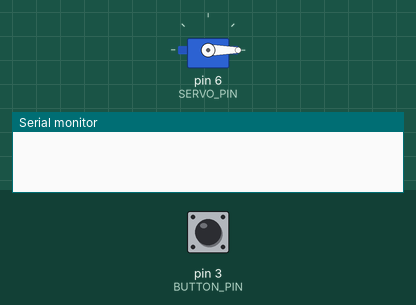
A sketch run on a simulated Arduino Uno, built with avr-gcc and run on an emulated ATmega328P. On the bench: servo, the last lines printed to the serial monitor. The inputs (shaded band) are chosen by the test bench; at power-on: pin 3 (BUTTON_PIN) HIGH.

Above: at 1.2 s.
1.3 s: pin 3 (BUTTON_PIN) pulled LOW for 0.15 s
At 2.5 s:
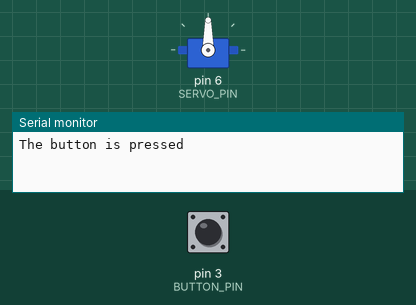
2.9 s: pin 3 (BUTTON_PIN) pulled LOW for 1 s
At 3.9 s:
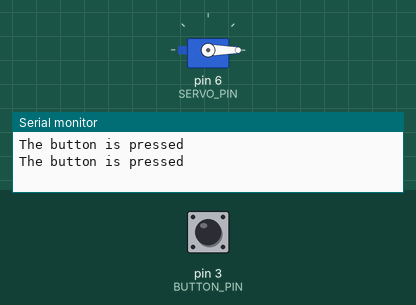
5.4 s: pin 3 (BUTTON_PIN) pulled LOW for 3.2 s
At 5.8 s:
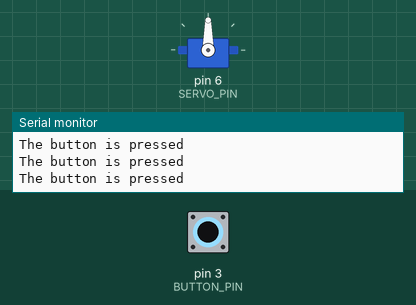
Timing chart, 0 to 8.4 s (numbered marks = the images above; inputs shaded):
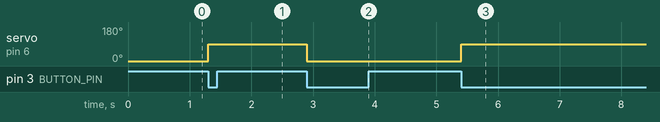

The sketch:

sprint_01.ino
```cpp
/*
 *unfortunately I used just button servo tutorial code for this with very little modification
 * Tutorial page: https://arduinogetstarted.com/tutorials/arduino-button-servo-motor
 */

#include <Servo.h>

// constants won't change
const int BUTTON_PIN = 3;
const int SERVO_PIN  = 6; // Arduino pin connected to servo motor's pin

Servo servo;

// variables will change:
int angle = 0;
int lastButtonState;
int currentButtonState;

void setup() {
  Serial.begin(9600);
  pinMode(BUTTON_PIN, INPUT_PULLUP);
  servo.attach(SERVO_PIN);
  servo.write(angle);
  currentButtonState = digitalRead(BUTTON_PIN);
}

void loop() {
  lastButtonState    = currentButtonState;
  currentButtonState = digitalRead(BUTTON_PIN);

  if(lastButtonState == HIGH && currentButtonState == LOW) {
    Serial.println("The button is pressed");


    if(angle == 0)
      angle = 90;
    else
    if(angle == 90)
      angle = 0;


    servo.write(angle);
  }
}
```

Measured:
- after the input at 1.3 s, servo on pin 6 (SERVO_PIN): 0° → 90° at once
- after the input at 2.9 s, servo on pin 6 (SERVO_PIN): 90° → 0° at once
- after the input at 5.4 s, servo on pin 6 (SERVO_PIN): 0° → 90° at once
